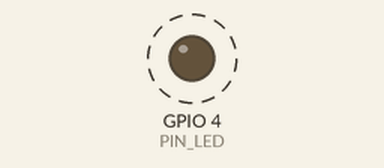
This program was run on a simulated Raspberry Pi (BCM pin numbers). Parts: output pins drawn as LEDs (lit = HIGH). Dashed ring = blinking. What the program prints to the terminal is not drawn. At 10.3 s the program stops and its outputs stay as they are.

Above: at 0.4 s.
Timing chart, 0 to 4.7 s (numbered marks = the images above):
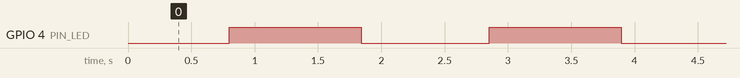

The program:

led_blink2.py
```python
import RPi.GPIO as GPIO  # GPIO 모듈 import
import time

PIN_LED = 4             # PIN 번호 설정
GPIO.setmode(GPIO.BCM)  # 핀 번호 방식 설정 (GPIO.BOARD or GPIO.BCM)
GPIO.setup(PIN_LED, GPIO.OUT)  # PIN 모드 설정 (GPIO.OUT or GPIO.IN)

for j in range(5):
    for i in range(1, 101):
        GPIO.output(PIN_LED, GPIO.HIGH)  # True, 1
        print("Led on")
        time.sleep(i * 0.0001)
        GPIO.output(PIN_LED, GPIO.LOW)  # False, 0
        print("Led off")
        time.sleep((100 - i) * 0.0001)

    for i in range(100, 0, -1):
        GPIO.output(PIN_LED, GPIO.HIGH)  # True, 1
        print("Led on")
        time.sleep(i * 0.0001)
        GPIO.output(PIN_LED, GPIO.LOW)  # False, 0
        print("Led off")
        time.sleep((100 - i) * 0.0001)

GPIO.cleanup()          # GPIO 핀상태 초기화
```

Measured:
- by itself, GPIO 4 (PIN_LED): alternates HIGH for 1.0 s and LOW for 1.0 s
